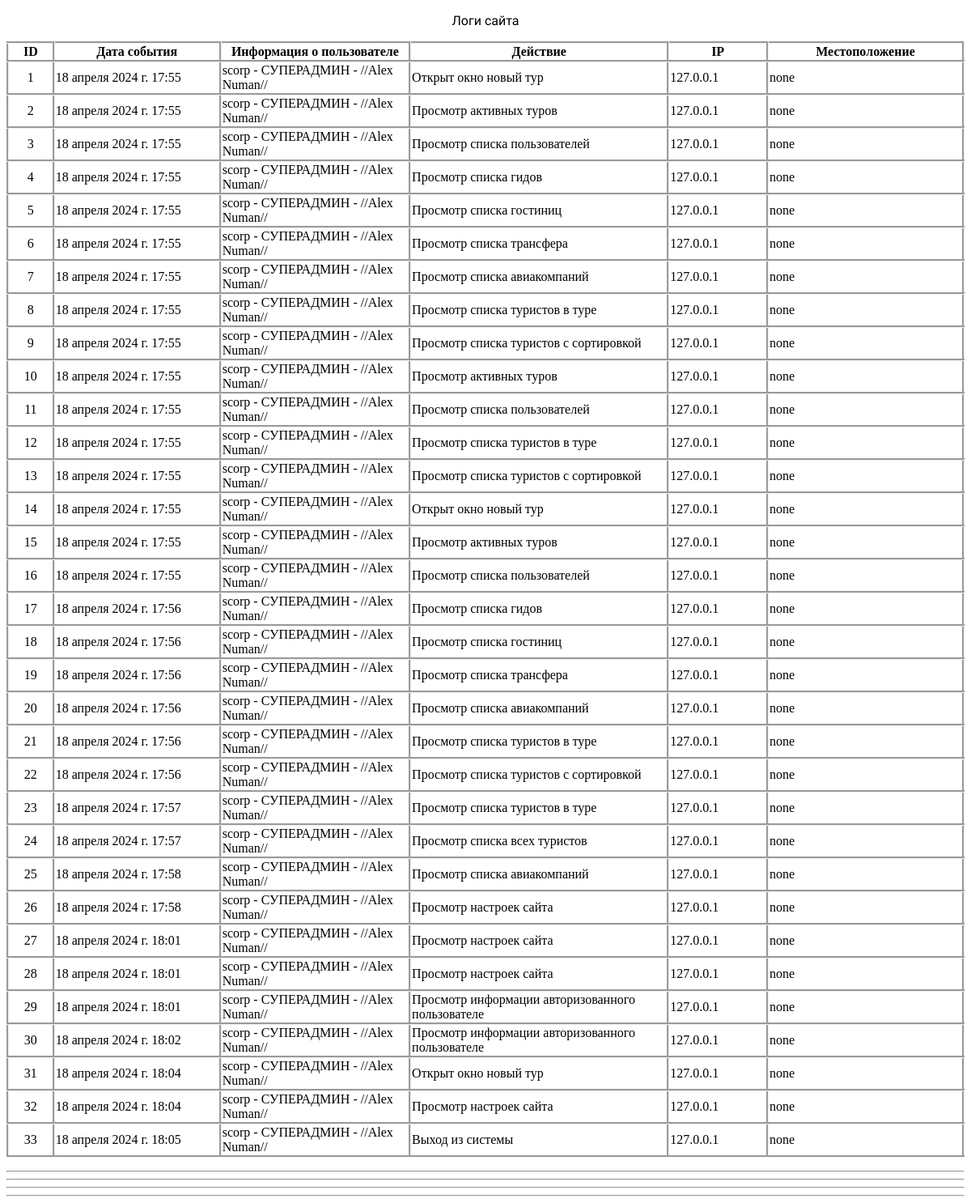
The app's page /site_logs/ with its own data.
### firstapp/models.py (models this page shows)
class SiteEventLogs(models.Model):
    EventDateTime = models.DateTimeField(auto_now=True)                  # Дата и время события
    UserInfo = models.CharField(max_length=200)                          # Информация о пользователе
    Action = models.CharField(max_length=200)                            # Событие
    LoginIP = models.CharField(max_length=200)                           # IP
    Location = models.CharField(max_length=200)                          # Местоположение

### firstapp/views.py (the view)
# urls.py: path('site_logs/', views.SiteLogs),
def SiteLogs(request):
    LogsDB = SiteEventLogs.objects.values()
    return render(request, 'site_logs.html', context={'LogData': LogsDB})

### firstapp/templates/site_logs.html (shortened to what this page needs)
<!DOCTYPE html>
{% load static %}
<html lang="en">
<head>
    <link rel="stylesheet" type="text/css" href="{% static 'css/site_logs.css' %}">
</head>
<body>
<div>
    <table class="log_table">
         <caption>
             Логи сайта
         </caption>
        <thead>
            <tr>
                <th style="width: 100px;" class="log_list">ID</th>
                <th style="width: 400px;" class="log_list">Дата события</th>
                <th style="width: 400px;" class="log_list">Информация о пользователе</th>
                <th style="width: 600px;" class="log_list">Действие</th>
                <th style="width: 200px;" class="log_list">IP</th>
                <th style="width: 400px;" class="log_list">Местоположение</th>
            </tr>
        </thead>
        <tbody id="log_list">
        {% for i in LogData %}
        <tr>
            <td class="log_list">{{i.id}}</td>
            <td class="log_list">{{i.EventDateTime}}</td>
            <td class="log_list">{{i.UserInfo}}</td>
            <td class="log_list">{{i.Action}}</td>
            <td class="log_list">{{i.LoginIP}}</td>
            <td class="log_list">{{i.Location}}</td>
        </tr>
        {% endfor %}
        </tbody>
    </table>
</div>
<hr>
<hr>
<hr>
<hr>
</body>
</html>

### static/css/site_logs.css (style rules this page uses)
.log_table { table-layout: fixed; border-collapse: collapse; border: 3px groove; cursor: default; }
.log_list { border: groove 3px; }
caption { font-size: 12pt; font-family: 'Unbounded', sans-serif; }
.log_table th:first-child, .log_table td:first-child { justify-content: center; align-items: center; text-align: center; }

### records on screen
SiteEventLogs: id "1", EventDateTime "18 апреля 2024 г. 17:55", UserInfo "scorp - СУПЕРАДМИН - //Alex Numan//", Action "Открыт окно новый тур", LoginIP "127.0.0.1", Location "none"
SiteEventLogs: id "2", EventDateTime "18 апреля 2024 г. 17:55", UserInfo "scorp - СУПЕРАДМИН - //Alex Numan//", Action "Просмотр активных туров", LoginIP "127.0.0.1", Location "none"
SiteEventLogs: id "3", EventDateTime "18 апреля 2024 г. 17:55", UserInfo "scorp - СУПЕРАДМИН - //Alex Numan//", Action "Просмотр списка пользователей", LoginIP "127.0.0.1", Location "none"
SiteEventLogs: id "4", EventDateTime "18 апреля 2024 г. 17:55", UserInfo "scorp - СУПЕРАДМИН - //Alex Numan//", Action "Просмотр списка гидов", LoginIP "127.0.0.1", Location "none"
SiteEventLogs: id "5", EventDateTime "18 апреля 2024 г. 17:55", UserInfo "scorp - СУПЕРАДМИН - //Alex Numan//", Action "Просмотр списка гостиниц", LoginIP "127.0.0.1", Location "none"
SiteEventLogs: id "6", EventDateTime "18 апреля 2024 г. 17:55", UserInfo "scorp - СУПЕРАДМИН - //Alex Numan//", Action "Просмотр списка трансфера", LoginIP "127.0.0.1", Location "none"
SiteEventLogs: id "7", EventDateTime "18 апреля 2024 г. 17:55", UserInfo "scorp - СУПЕРАДМИН - //Alex Numan//", Action "Просмотр списка авиакомпаний", LoginIP "127.0.0.1", Location "none"
SiteEventLogs: id "8", EventDateTime "18 апреля 2024 г. 17:55", UserInfo "scorp - СУПЕРАДМИН - //Alex Numan//", Action "Просмотр списка туристов в туре", LoginIP "127.0.0.1", Location "none"
SiteEventLogs: id "9", EventDateTime "18 апреля 2024 г. 17:55", UserInfo "scorp - СУПЕРАДМИН - //Alex Numan//", Action "Просмотр списка туристов с сортировкой", LoginIP "127.0.0.1", Location "none"
SiteEventLogs: id "10", EventDateTime "18 апреля 2024 г. 17:55", UserInfo "scorp - СУПЕРАДМИН - //Alex Numan//", Action "Просмотр активных туров", LoginIP "127.0.0.1", Location "none"
SiteEventLogs: id "11", EventDateTime "18 апреля 2024 г. 17:55", UserInfo "scorp - СУПЕРАДМИН - //Alex Numan//", Action "Просмотр списка пользователей", LoginIP "127.0.0.1", Location "none"
SiteEventLogs: id "12", EventDateTime "18 апреля 2024 г. 17:55", UserInfo "scorp - СУПЕРАДМИН - //Alex Numan//", Action "Просмотр списка туристов в туре", LoginIP "127.0.0.1", Location "none"
SiteEventLogs: id "13", EventDateTime "18 апреля 2024 г. 17:55", UserInfo "scorp - СУПЕРАДМИН - //Alex Numan//", Action "Просмотр списка туристов с сортировкой", LoginIP "127.0.0.1", Location "none"
SiteEventLogs: id "14", EventDateTime "18 апреля 2024 г. 17:55", UserInfo "scorp - СУПЕРАДМИН - //Alex Numan//", Action "Открыт окно новый тур", LoginIP "127.0.0.1", Location "none"
SiteEventLogs: id "15", EventDateTime "18 апреля 2024 г. 17:55", UserInfo "scorp - СУПЕРАДМИН - //Alex Numan//", Action "Просмотр активных туров", LoginIP "127.0.0.1", Location "none"
SiteEventLogs: id "16", EventDateTime "18 апреля 2024 г. 17:55", UserInfo "scorp - СУПЕРАДМИН - //Alex Numan//", Action "Просмотр списка пользователей", LoginIP "127.0.0.1", Location "none"
SiteEventLogs: id "17", EventDateTime "18 апреля 2024 г. 17:56", UserInfo "scorp - СУПЕРАДМИН - //Alex Numan//", Action "Просмотр списка гидов", LoginIP "127.0.0.1", Location "none"
SiteEventLogs: id "18", EventDateTime "18 апреля 2024 г. 17:56", UserInfo "scorp - СУПЕРАДМИН - //Alex Numan//", Action "Просмотр списка гостиниц", LoginIP "127.0.0.1", Location "none"
SiteEventLogs: id "19", EventDateTime "18 апреля 2024 г. 17:56", UserInfo "scorp - СУПЕРАДМИН - //Alex Numan//", Action "Просмотр списка трансфера", LoginIP "127.0.0.1", Location "none"
SiteEventLogs: id "20", EventDateTime "18 апреля 2024 г. 17:56", UserInfo "scorp - СУПЕРАДМИН - //Alex Numan//", Action "Просмотр списка авиакомпаний", LoginIP "127.0.0.1", Location "none"
SiteEventLogs: id "21", EventDateTime "18 апреля 2024 г. 17:56", UserInfo "scorp - СУПЕРАДМИН - //Alex Numan//", Action "Просмотр списка туристов в туре", LoginIP "127.0.0.1", Location "none"
SiteEventLogs: id "22", EventDateTime "18 апреля 2024 г. 17:56", UserInfo "scorp - СУПЕРАДМИН - //Alex Numan//", Action "Просмотр списка туристов с сортировкой", LoginIP "127.0.0.1", Location "none"
SiteEventLogs: id "23", EventDateTime "18 апреля 2024 г. 17:57", UserInfo "scorp - СУПЕРАДМИН - //Alex Numan//", Action "Просмотр списка туристов в туре", LoginIP "127.0.0.1", Location "none"
SiteEventLogs: id "24", EventDateTime "18 апреля 2024 г. 17:57", UserInfo "scorp - СУПЕРАДМИН - //Alex Numan//", Action "Просмотр списка всех туристов", LoginIP "127.0.0.1", Location "none"
SiteEventLogs: id "25", EventDateTime "18 апреля 2024 г. 17:58", UserInfo "scorp - СУПЕРАДМИН - //Alex Numan//", Action "Просмотр списка авиакомпаний", LoginIP "127.0.0.1", Location "none"
SiteEventLogs: id "26", EventDateTime "18 апреля 2024 г. 17:58", UserInfo "scorp - СУПЕРАДМИН - //Alex Numan//", Action "Просмотр настроек сайта", LoginIP "127.0.0.1", Location "none"
SiteEventLogs: id "27", EventDateTime "18 апреля 2024 г. 18:01", UserInfo "scorp - СУПЕРАДМИН - //Alex Numan//", Action "Просмотр настроек сайта", LoginIP "127.0.0.1", Location "none"
SiteEventLogs: id "28", EventDateTime "18 апреля 2024 г. 18:01", UserInfo "scorp - СУПЕРАДМИН - //Alex Numan//", Action "Просмотр настроек сайта", LoginIP "127.0.0.1", Location "none"
SiteEventLogs: id "29", EventDateTime "18 апреля 2024 г. 18:01", UserInfo "scorp - СУПЕРАДМИН - //Alex Numan//", Action "Просмотр информации авторизованного пользователе", LoginIP "127.0.0.1", Location "none"
SiteEventLogs: id "30", EventDateTime "18 апреля 2024 г. 18:02", UserInfo "scorp - СУПЕРАДМИН - //Alex Numan//", Action "Просмотр информации авторизованного пользователе", LoginIP "127.0.0.1", Location "none"
SiteEventLogs: id "31", EventDateTime "18 апреля 2024 г. 18:04", UserInfo "scorp - СУПЕРАДМИН - //Alex Numan//", Action "Открыт окно новый тур", LoginIP "127.0.0.1", Location "none"
SiteEventLogs: id "32", EventDateTime "18 апреля 2024 г. 18:04", UserInfo "scorp - СУПЕРАДМИН - //Alex Numan//", Action "Просмотр настроек сайта", LoginIP "127.0.0.1", Location "none"
SiteEventLogs: id "33", EventDateTime "18 апреля 2024 г. 18:05", UserInfo "scorp - СУПЕРАДМИН - //Alex Numan//", Action "Выход из системы", LoginIP "127.0.0.1", Location "none"
